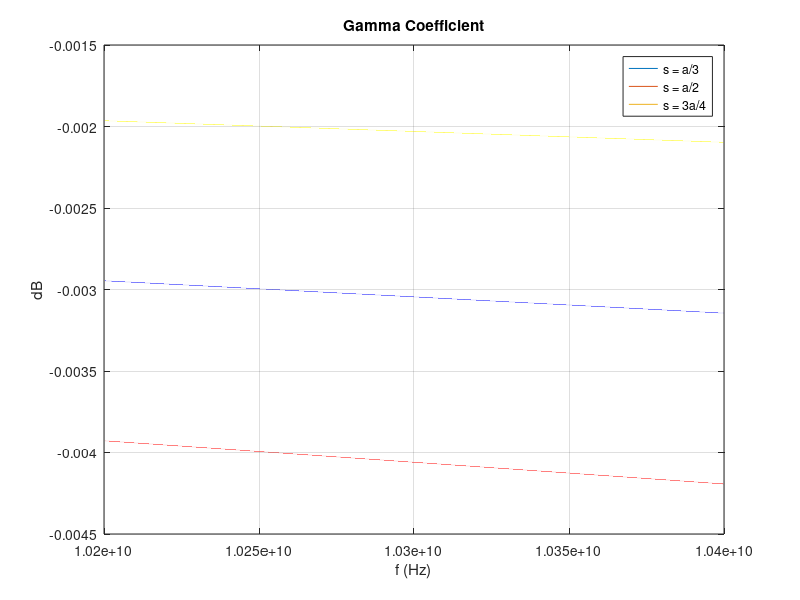
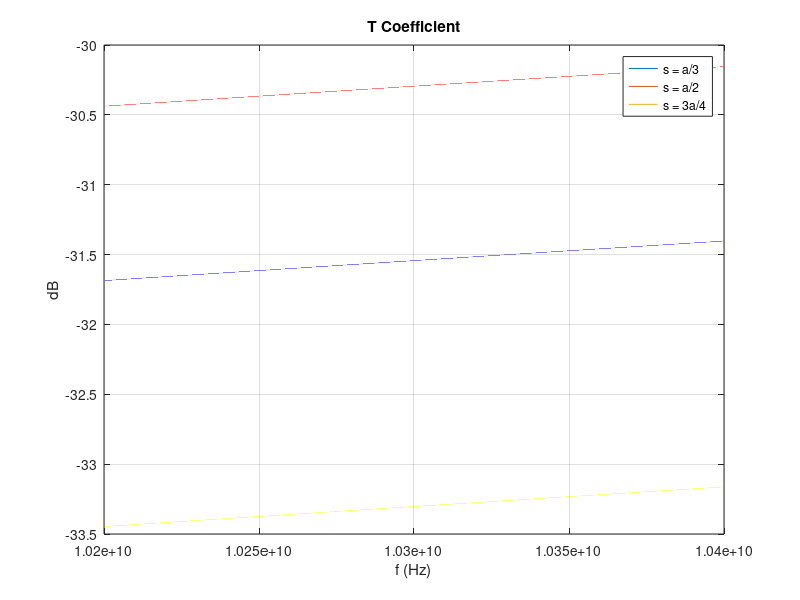

These figures' MATLAB source, in order:
% Microwaves 2
% 1st Project 

clear all;
close all;

%Constants
a = 2.286*10^(-2);
b = 1.016*10^(-2);
r0 = 2*10^(-3);
L = 37.48*10^(-3);
m0 = 4*pi*10^(-7);
e0 = 8.854*10^(-12);
am = (4*r0^3)/3;
eta0 = sqrt(m0/e0);
c = 3*10^8;

%Variables
f = 10.2*10^9:10^3:10.4*10^9;
omega = 2*pi*f;
b10 = sqrt(m0*e0*omega.^2 - (pi/a)^2);
fc = c/(2*a);
Z10 = eta0 ./ sqrt(1 - (fc./f).^2);
Y10 = 1./Z10;
s = [a/3 a/2 3*a/4];

Gamma_dB = zeros(length(f),3);
T_dB = zeros(length(f),3);

for j = 1:3
    B_f = -(a*b)./(2*am*b10*sin(pi*s(j)/a).*Z10);
    for i = 1:length(f)
    
    ABCD = [1 0; 1j*B_f(i) 1];
   
    A = ABCD(1,1);
    B = ABCD(1,2);
    C = ABCD(2,1);
    D = ABCD(2,2);
    
    s11 = (A + B/Z10(i) - C*Z10(i) - D)/(A + B/Z10(i) + C*Z10(i) + D);
    s21 = 2/(A+B/Z10(i)+C*Z10(i)+D);
       
    Gamma_dB(i,j) = 20*log10(abs(s11));
    T_dB(i,j) = 20*log10(abs(s21)); 
    end
    
    figure(1)
    plot(f,Gamma_dB(:,j))
    hold on
    grid on

    figure(2)
    plot(f,T_dB(:,j)) 
    hold on
    grid on
end
figure(1)
title('Gamma Coefficient')
legend('s = a/3','s = a/2','s = 3a/4');
xlabel('f (Hz)');
ylabel('dB')

figure(2)
title('T Coefficient')
legend('s = a/3','s = a/2','s = 3a/4');
xlabel('f (Hz)');
ylabel('dB')
